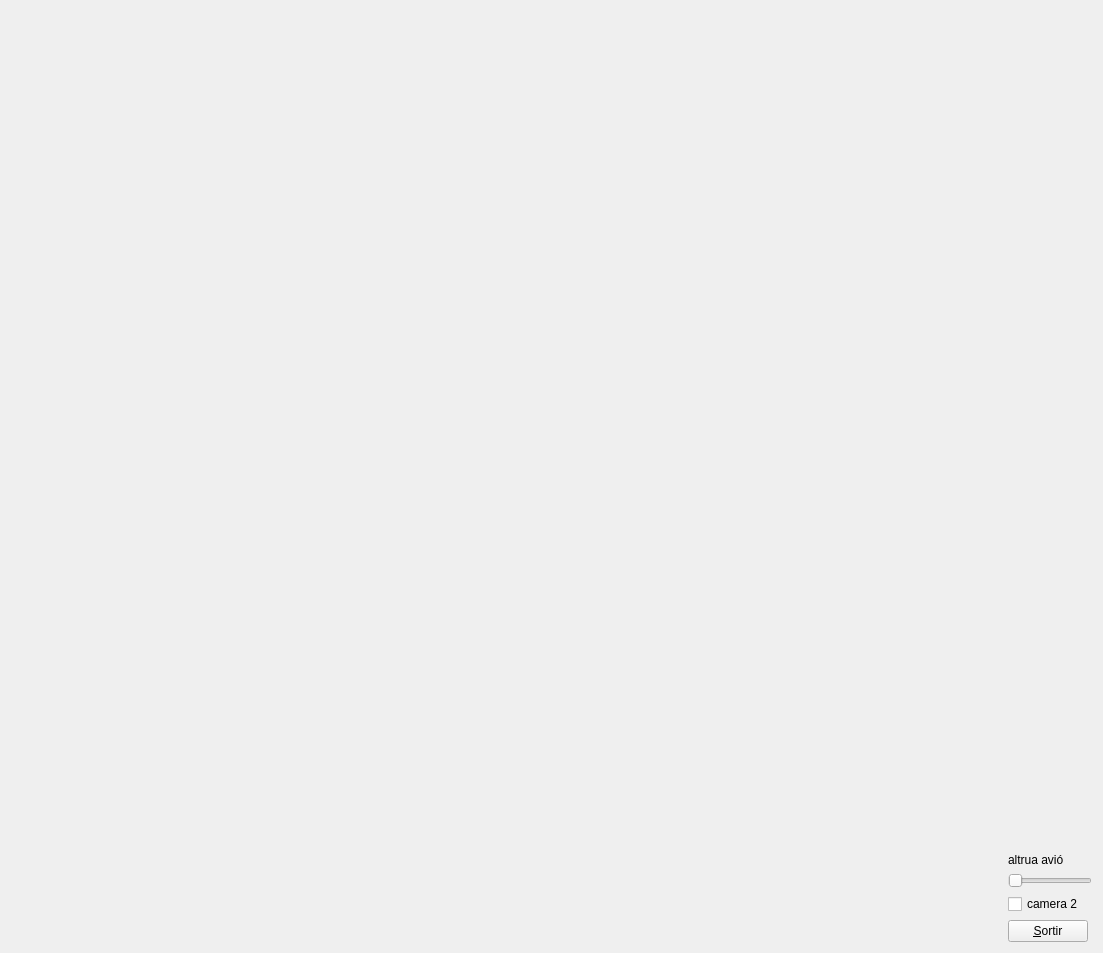
<?xml version="1.0" encoding="UTF-8"?>
<ui version="4.0">
 <class>MyForm</class>
 <widget class="QWidget" name="MyForm">
  <property name="geometry">
   <rect>
    <x>0</x>
    <y>0</y>
    <width>1103</width>
    <height>953</height>
   </rect>
  </property>
  <property name="windowTitle">
   <string>IDI-Lab</string>
  </property>
  <layout class="QHBoxLayout" name="horizontalLayout">
   <item>
    <widget class="MyGLWidget" name="widget" native="true">
     <property name="sizePolicy">
      <sizepolicy hsizetype="Expanding" vsizetype="Expanding">
       <horstretch>0</horstretch>
       <verstretch>0</verstretch>
      </sizepolicy>
     </property>
    </widget>
   </item>
   <item>
    <layout class="QVBoxLayout" name="verticalLayout">
     <item>
      <spacer name="verticalSpacer">
       <property name="orientation">
        <enum>Qt::Vertical</enum>
       </property>
       <property name="sizeHint" stdset="0">
        <size>
         <width>20</width>
         <height>40</height>
        </size>
       </property>
      </spacer>
     </item>
     <item>
      <widget class="QLabel" name="label">
       <property name="text">
        <string>altrua avió</string>
       </property>
      </widget>
     </item>
     <item>
      <widget class="QSlider" name="horizontalSlider">
       <property name="sizePolicy">
        <sizepolicy hsizetype="Minimum" vsizetype="Fixed">
         <horstretch>0</horstretch>
         <verstretch>0</verstretch>
        </sizepolicy>
       </property>
       <property name="maximum">
        <number>5</number>
       </property>
       <property name="orientation">
        <enum>Qt::Horizontal</enum>
       </property>
      </widget>
     </item>
     <item>
      <widget class="QCheckBox" name="checkBox">
       <property name="text">
        <string>camera 2</string>
       </property>
      </widget>
     </item>
     <item>
      <widget class="QPushButton" name="pushButton">
       <property name="sizePolicy">
        <sizepolicy hsizetype="Fixed" vsizetype="Fixed">
         <horstretch>0</horstretch>
         <verstretch>0</verstretch>
        </sizepolicy>
       </property>
       <property name="text">
        <string>&amp;Sortir</string>
       </property>
      </widget>
     </item>
    </layout>
   </item>
  </layout>
 </widget>
 <customwidgets>
  <customwidget>
   <class>MyGLWidget</class>
   <extends>QWidget</extends>
   <header>MyGLWidget.h</header>
   <container>1</container>
   <slots>
    <signal>signalCam(bool)</signal>
    <signal>signalAltura(int)</signal>
    <slot>canviCamara(bool)</slot>
    <slot>canviAltura(int)</slot>
   </slots>
  </customwidget>
 </customwidgets>
 <resources/>
 <connections>
  <connection>
   <sender>pushButton</sender>
   <signal>clicked()</signal>
   <receiver>MyForm</receiver>
   <slot>close()</slot>
   <hints>
    <hint type="sourcelabel">
     <x>1088</x>
     <y>942</y>
    </hint>
    <hint type="destinationlabel">
     <x>839</x>
     <y>529</y>
    </hint>
   </hints>
  </connection>
  <connection>
   <sender>checkBox</sender>
   <signal>clicked(bool)</signal>
   <receiver>widget</receiver>
   <slot>canviCamara(bool)</slot>
   <hints>
    <hint type="sourcelabel">
     <x>1048</x>
     <y>910</y>
    </hint>
    <hint type="destinationlabel">
     <x>962</x>
     <y>683</y>
    </hint>
   </hints>
  </connection>
  <connection>
   <sender>widget</sender>
   <signal>signalCam(bool)</signal>
   <receiver>checkBox</receiver>
   <slot>setChecked(bool)</slot>
   <hints>
    <hint type="sourcelabel">
     <x>952</x>
     <y>586</y>
    </hint>
    <hint type="destinationlabel">
     <x>1074</x>
     <y>906</y>
    </hint>
   </hints>
  </connection>
  <connection>
   <sender>horizontalSlider</sender>
   <signal>valueChanged(int)</signal>
   <receiver>widget</receiver>
   <slot>canviAltura(int)</slot>
   <hints>
    <hint type="sourcelabel">
     <x>1061</x>
     <y>878</y>
    </hint>
    <hint type="destinationlabel">
     <x>968</x>
     <y>321</y>
    </hint>
   </hints>
  </connection>
  <connection>
   <sender>widget</sender>
   <signal>signalAltura(int)</signal>
   <receiver>horizontalSlider</receiver>
   <slot>setValue(int)</slot>
   <hints>
    <hint type="sourcelabel">
     <x>985</x>
     <y>280</y>
    </hint>
    <hint type="destinationlabel">
     <x>1038</x>
     <y>877</y>
    </hint>
   </hints>
  </connection>
 </connections>
</ui>
